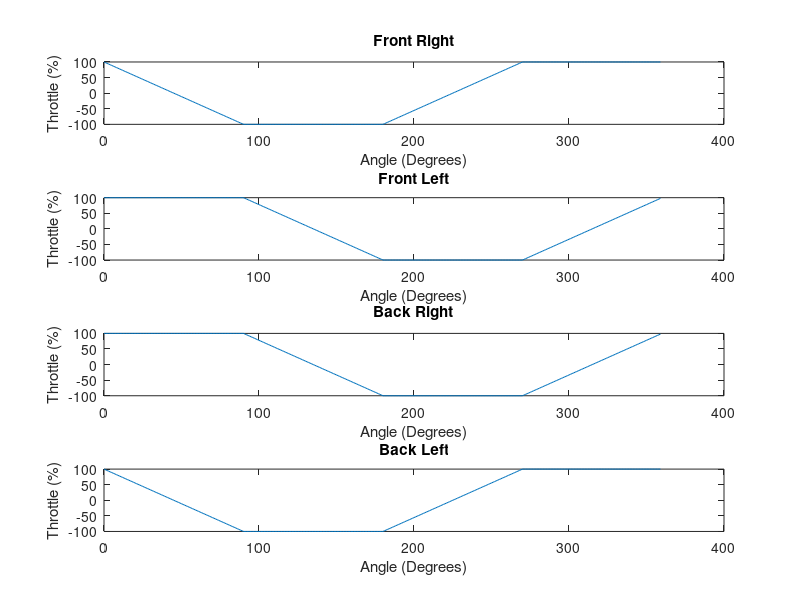

Here is the MATLAB script that generated this plot:
clear all; clc;

theta_b = 0:1:359;

mask =  [ %FR  %FL  %BR  %BL
        [ 100, 100, 100, 100]%F
        [   0, 100, 100,   0]%FR
        [-100, 100, 100,-100]%R
        [-100,   0,   0,-100]%BR
        [-100,-100,-100,-100]%B
        [   0,-100,-100,   0]%BL
        [ 100,-100,-100, 100]%L
        [ 100,   0,   0, 100]%FL
                            ];

for i = 0:1:359
    section = i/45;
    section_f = floor(section)+1;
    section_low = mask(section_f,:);
    section_high = mask(mod(section_f,8)+1,:);

    
    FR(i+1) = section_low(1) + (section_high(1) - section_low(1))*mod(i,45)/45;
    FL(i+1) = section_low(2) + (section_high(2) - section_low(2))*mod(i,45)/45;
    BR(i+1) = section_low(3) + (section_high(3) - section_low(3))*mod(i,45)/45;
    BL(i+1) = section_low(4) + (section_high(4) - section_low(4))*mod(i,45)/45;

end



figure;
subplot(4,1,1);
plot(theta_b, FR);
xlabel('Angle (Degrees)');
ylabel('Throttle (%)');
title('Front Right');
subplot(4,1,2);
plot(theta_b, FL);
xlabel('Angle (Degrees)');
ylabel('Throttle (%)');
title('Front Left');
subplot(4,1,3);
plot(theta_b, BR);
xlabel('Angle (Degrees)');
ylabel('Throttle (%)');
title('Back Right');
subplot(4,1,4);
plot(theta_b, BL);
xlabel('Angle (Degrees)');
ylabel('Throttle (%)');
title('Back Left');

